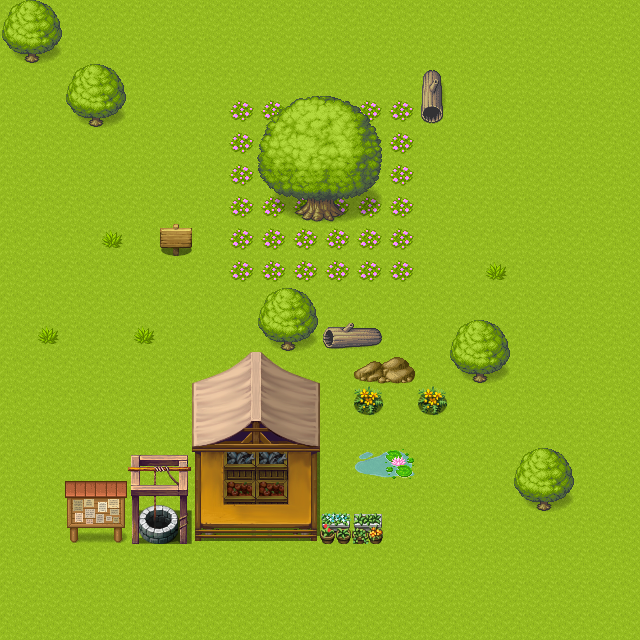

A level layout from a 2D game, rendered from its tile map. Below: a short description, then the map file with its tile-grid data intact:
An orthogonal 20x20 tile map with 32x32 px tiles, 3 tile layers (background, background2, mapobject), 1 hidden layer not drawn, 5 tilesets and 3 objects (3x npc).

<map version="1.0" orientation="orthogonal" renderorder="right-down" width="20" height="20" tilewidth="32" tileheight="32" nextobjectid="10">
 <properties>
  <property name="mapTest" type="bool" value="false" />
 </properties>
 <tileset firstgid="1" name="A" tilewidth="32" tileheight="32" tilecount="328" columns="8">
  <image source="base01.png" width="256" height="1312" />
 </tileset>
 <tileset firstgid="329" name="B" tilewidth="32" tileheight="32" tilecount="48" columns="8">
  <image source="obj03.png" width="256" height="192" />
 </tileset>
 <tileset firstgid="377" name="C" tilewidth="32" tileheight="32" tilecount="128" columns="8">
  <image source="TileA5.png" width="256" height="512" />
 </tileset>
 <tileset firstgid="505" name="D" tilewidth="32" tileheight="32" tilecount="256" columns="16">
  <image source="TileB.png" width="512" height="512" />
 </tileset>
 <tileset firstgid="761" name="collision" tilewidth="32" tileheight="32" tilecount="1" columns="1">
  <image source="collision.png" width="32" height="32" />
 </tileset>
 <layer name="background" width="20" height="20">
  <data encoding="csv">
1,1,1,1,1,1,1,1,1,1,1,1,1,1,1,1,1,1,1,1,
1,1,1,1,1,1,1,1,1,1,1,1,1,1,1,1,1,1,1,1,
1,1,1,1,1,1,1,1,1,1,1,1,1,1,1,1,1,1,1,1,
1,1,1,1,1,1,1,1,1,1,1,1,1,1,1,1,1,1,1,1,
1,1,1,1,1,1,1,1,1,1,1,1,1,1,1,1,1,1,1,1,
1,1,1,1,1,1,1,1,1,1,1,1,1,1,1,1,1,1,1,1,
1,1,1,1,1,1,1,1,1,1,1,1,1,1,1,1,1,1,1,1,
1,1,1,1,1,1,1,1,1,1,1,1,1,1,1,1,1,1,1,1,
1,1,1,1,1,1,1,1,1,1,1,1,1,1,1,1,1,1,1,1,
1,1,1,1,1,1,1,1,1,1,1,1,1,1,1,1,1,1,1,1,
1,1,1,1,1,1,1,1,1,1,1,1,1,1,1,1,1,1,1,1,
1,1,1,1,1,1,1,1,1,1,1,1,1,1,1,1,1,1,1,1,
1,1,1,1,1,1,1,1,1,1,1,1,1,1,1,1,1,1,1,1,
1,1,1,1,1,1,1,1,1,1,1,1,1,1,1,1,1,1,1,1,
1,1,1,1,1,1,1,1,1,1,1,1,1,1,1,1,1,1,1,1,
1,1,1,1,1,1,1,1,1,1,1,1,1,1,1,1,1,1,1,1,
1,1,1,1,1,1,1,1,1,1,1,1,1,1,1,1,1,1,1,1,
1,1,1,1,1,1,1,1,1,1,1,1,1,1,1,1,1,1,1,1,
1,1,1,1,1,1,1,1,1,1,1,1,1,1,1,1,1,1,1,1,
1,1,1,1,1,1,1,1,1,1,1,1,1,1,1,1,1,1,1,1
</data>
 </layer>
 <layer name="background2" width="20" height="20">
  <data encoding="csv">
0,0,0,0,0,0,0,0,0,0,0,0,0,0,0,0,0,0,0,0,
0,0,0,0,0,0,0,0,0,0,0,0,0,0,0,0,0,0,0,0,
0,0,0,0,0,0,0,0,0,0,0,0,0,0,0,0,0,0,0,0,
0,0,0,0,0,0,0,302,302,302,302,302,302,0,0,0,0,0,0,0,
0,0,0,0,0,0,0,302,302,302,302,302,302,0,0,0,0,0,0,0,
0,0,0,0,0,0,0,302,302,0,0,0,302,0,0,0,0,0,0,0,
0,0,0,0,0,0,0,302,302,302,302,302,302,0,0,0,0,0,0,0,
0,0,0,0,0,0,0,302,302,302,302,302,302,0,0,0,0,0,0,0,
0,0,0,0,0,0,0,302,302,302,302,302,302,0,0,0,0,0,0,0,
0,0,0,0,0,0,0,0,0,0,0,0,0,0,0,0,0,0,0,0,
0,0,0,0,0,0,0,0,0,0,0,0,0,0,0,0,0,0,0,0,
0,0,0,0,0,0,0,0,0,0,0,0,0,0,0,0,0,0,0,0,
0,0,0,0,0,0,0,0,0,0,0,0,0,0,0,0,0,0,0,0,
0,0,0,0,0,0,0,0,0,0,0,0,0,0,0,0,0,0,0,0,
0,0,0,0,0,0,0,562,562,0,0,311,312,0,0,0,0,0,0,0,
0,0,0,0,0,0,0,547,547,0,0,0,0,0,0,0,0,0,0,0,
0,0,0,0,0,0,299,0,0,299,0,0,0,0,0,0,0,0,0,0,
0,0,0,0,0,0,0,0,0,0,0,0,0,0,0,0,0,0,0,0,
0,0,0,0,0,0,0,0,0,0,0,0,0,0,0,0,0,0,0,0,
0,0,0,0,0,0,0,0,0,0,0,0,0,0,0,0,0,0,0,0
</data>
 </layer>
 <layer name="mapobject" width="20" height="20">
  <data encoding="csv">
9,10,0,0,0,0,0,0,0,0,0,0,0,0,0,0,0,0,0,0,
17,18,0,0,0,0,0,0,0,0,0,0,0,0,0,0,0,0,0,0,
0,0,9,10,0,0,0,0,0,0,0,0,0,283,0,0,0,0,0,0,
0,0,17,18,0,0,0,0,41,42,43,44,0,291,0,0,0,0,0,0,
0,0,0,0,0,0,0,0,49,50,51,52,0,0,0,0,0,0,0,0,
0,0,0,0,0,0,0,0,57,58,59,60,0,0,0,0,0,0,0,0,
0,0,0,0,0,0,0,0,65,66,67,68,0,0,0,0,0,0,0,0,
0,0,0,295,0,586,0,0,0,0,0,0,0,0,0,0,0,0,0,0,
0,0,0,0,0,0,0,0,0,0,0,0,0,0,0,295,0,0,0,0,
0,0,0,0,0,0,0,0,9,10,0,0,0,0,0,0,0,0,0,0,
0,295,0,0,295,0,0,0,17,18,281,282,0,0,9,10,0,0,0,0,
0,0,0,0,0,0,581,582,583,584,0,317,318,0,17,18,0,0,0,0,
0,0,0,0,0,0,597,598,599,600,0,574,0,574,0,0,0,0,0,0,
0,0,0,0,0,0,613,614,615,616,0,0,0,0,0,0,0,0,0,0,
0,0,0,0,667,668,629,630,631,632,0,0,308,0,0,0,9,10,0,0,
0,0,363,364,683,684,645,646,647,648,0,0,0,0,0,0,17,18,0,0,
0,0,371,372,699,700,661,662,663,664,687,688,0,0,0,0,0,0,0,0,
0,0,0,0,0,0,0,0,0,0,0,0,0,0,0,0,0,0,0,0,
0,0,0,0,0,0,0,0,0,0,0,0,0,0,0,0,0,0,0,0,
0,0,0,0,0,0,0,0,0,0,0,0,0,0,0,0,0,0,0,0
</data>
 </layer>
 <objectgroup name="NPCGroup">
  <properties>
   <property name="groupTest" type="bool" value="false" />
  </properties>
  <object id="5" name="NPC1" type="npc" x="192" y="224" width="32" height="32">
   <properties>
    <property name="chrtype" type="int" value="2" />
    <property name="move" type="bool" value="false" />
    <property name="talk1" value="ここはカボイの村です。" />
    <property name="talk2">あにさまはいつ帰ってくるのでしょう…
私もついていかなければ</property>
   </properties>
  </object>
  <object id="8" name="NPC2" type="npc" x="384" y="512" width="32" height="32">
   <properties>
    <property name="chrtype" type="int" value="4" />
    <property name="move" type="bool" value="false" />
    <property name="talk1" value="汚いサンプルコードで済まない" />
    <property name="talk2" value="と、作者が言っているようだ" />
   </properties>
  </object>
  <object id="9" name="NPC3" type="npc" x="384" y="192" width="32" height="32">
   <properties>
    <property name="chrtype" type="int" value="6" />
    <property name="move" type="bool" value="true" />
    <property name="talk1" value="私の…" />
    <property name="talk2" value="お花畑！！" />
   </properties>
  </object>
 </objectgroup>
 <layer name="collision" width="20" height="20" visible="0">
  <properties>
   <property name="tileTest" type="bool" value="false" />
  </properties>
  <data encoding="csv">
761,761,0,0,0,0,0,0,0,0,0,0,0,0,0,0,0,0,0,0,
761,761,0,0,0,0,0,0,0,0,0,0,0,0,0,0,0,0,0,0,
0,0,761,761,0,0,0,0,0,0,0,0,0,761,0,0,0,0,0,0,
0,0,761,761,0,0,0,0,761,761,761,761,0,761,0,0,0,0,0,0,
0,0,0,0,0,0,0,0,761,761,761,761,0,0,0,0,0,0,0,0,
0,0,0,0,0,0,0,0,761,761,761,761,0,0,0,0,0,0,0,0,
0,0,0,0,0,0,0,0,0,761,761,0,0,0,0,0,0,0,0,0,
0,0,0,0,0,761,0,0,0,0,0,0,0,0,0,0,0,0,0,0,
0,0,0,0,0,0,0,0,0,0,0,0,0,0,0,0,0,0,0,0,
0,0,0,0,0,0,0,0,761,761,0,0,0,0,0,0,0,0,0,0,
0,0,0,0,0,0,0,0,761,761,761,761,0,0,761,761,0,0,0,0,
0,0,0,0,0,0,761,761,761,761,0,761,761,0,761,761,0,0,0,0,
0,0,0,0,0,0,761,761,761,761,0,0,0,0,0,0,0,0,0,0,
0,0,0,0,0,0,761,761,761,761,0,0,0,0,0,0,0,0,0,0,
0,0,0,0,761,761,761,761,761,761,0,0,0,0,0,0,761,761,0,0,
0,0,761,761,761,761,761,761,761,761,0,0,0,0,0,0,761,761,0,0,
0,0,761,761,761,761,761,761,761,761,761,761,0,0,0,0,0,0,0,0,
0,0,0,0,0,0,0,0,0,0,0,0,0,0,0,0,0,0,0,0,
0,0,0,0,0,0,0,0,0,0,0,0,0,0,0,0,0,0,0,0,
0,0,0,0,0,0,0,0,0,0,0,0,0,0,0,0,0,0,0,0
</data>
 </layer>
</map>
